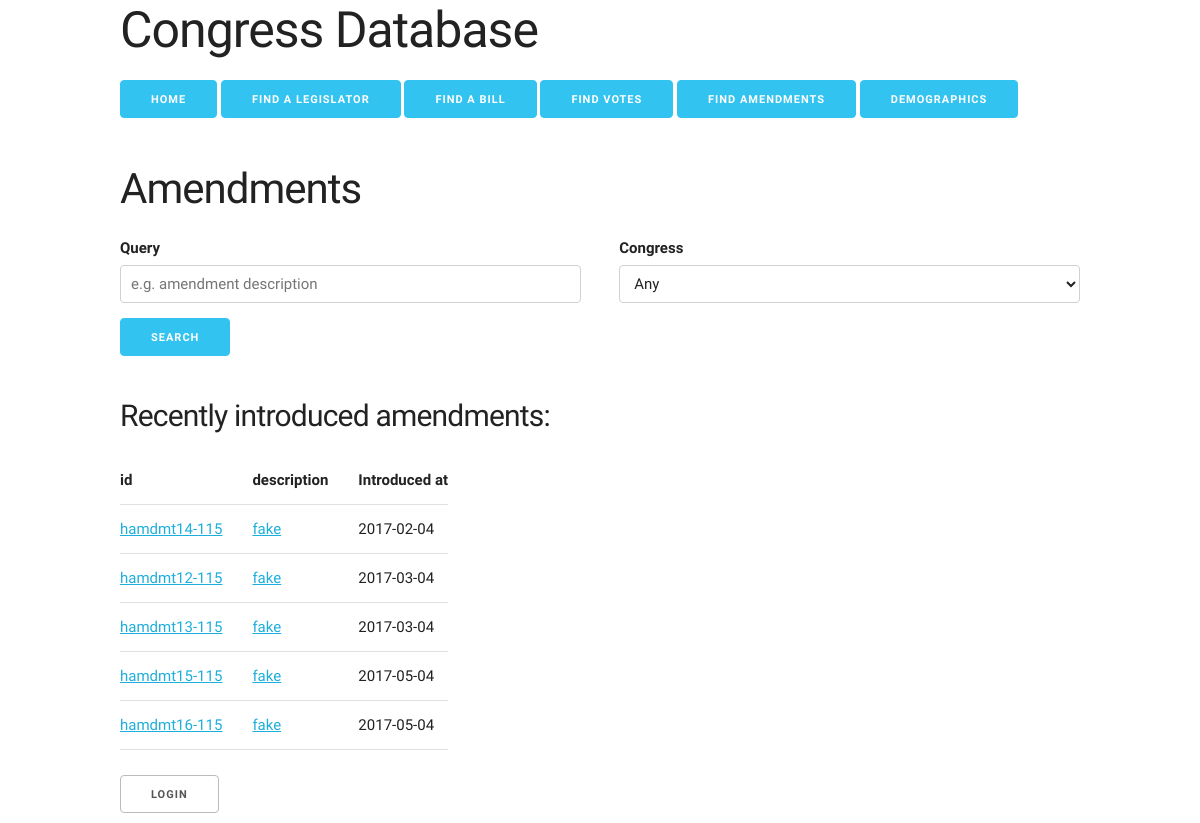
Screenshot of /part4/congress_web/amendments.php with the database file from the repository.
### tables this page shows
CREATE TABLE  `Amendment` (
  `id` VARCHAR(45) NOT NULL,
  `description` TEXT NULL,
  `purpose` TEXT NULL,
  `status` VARCHAR(45) NULL,
  `introduced_at` DATE NULL,
  `status_at` DATE NULL,
  `type` VARCHAR(45) NOT NULL,
  `Bill_id` VARCHAR(45) NULL,
  `Amendment_id` VARCHAR(45) NOT NULL,
  `congress` INT NOT NULL,
  `number` INT NOT NULL,
  PRIMARY KEY (`id`),
  INDEX `fk_Amendment_Bill1_idx` (`Bill_id` ASC),
  INDEX `fk_Amendment_Congress1_idx` (`congress` ASC),
  CONSTRAINT `fk_Amendment_Bill1`
    FOREIGN KEY (`Bill_id`)
    REFERENCES `Bill` (`id`)
    ON DELETE NO ACTION
    ON UPDATE NO ACTION,
  CONSTRAINT `fk_Amendment_Congress1`
    FOREIGN KEY (`congress`)
    REFERENCES `Congress` (`id`)
    ON DELETE NO ACTION
    ON UPDATE NO ACTION);

### part4/congress_web/amendments.php (the view, shortened to what this page needs)
<?php
$Title = "Amendments";
include('header.php'); ?>
<?php include('searchbaramendment.php'); ?>
<div class="row">
    <div class="twelve columns">
<?php
$limit = 20;
$sql =<<<EOQ
select id, description, purpose, introduced_at FROM Amendment ORDER BY introduced_at limit $limit;
EOQ;
$r = $db->query($sql);
$columnname = array('id', 'description', 'Introduced at');
?>
        <h4>Recently introduced amendments:</h4>
        <table>
            <thead>
                <tr>
                <?php for ($i=0; $i<3; $i++) { ?>
                    <th>
                        <?= $columnname[$i]; ?>
                    </th>
                <?php }  ?>
                </tr>
            </thead>
            <tbody>
            <?php while ($row = $r->fetch_array()) { ?>
                <tr>
                <?php for ($i=0; $i<2; $i++) { ?>
                   <td><a href="amendment.php?id=<?= urlencode($row[0]) ?>"><?= $row[$i] ? $row[$i] : $row[$i+1]; ?></td>
                <?php } ?>
                   <td><?= htmlspecialchars($row[3]) ?></td>
                </tr>
            <?php }  ?>
            </tbody>
        </table>
    </div>
<?php include('footer.php'); ?>

### part4/congress_web/header.php (shortened to what this page needs)
<!DOCTYPE html>
<html lang="en">
<head>
    <link rel="stylesheet" href="css/normalize.css">
    <link rel="stylesheet" href="css/skeleton.css">
    <link rel="stylesheet" href="css/custom.css">
</head>
<body>
<div class="container">
    <div class="row">
        <div class="twelve columns">
            <h1>Congress Database</h1>
            <ul class="navbar">
                <li><a class="button button-primary" href="index.php">Home</a></li>
                <li><a class="button button-primary" href="legislators.php">Find a Legislator</a></li>
                <li><a class="button button-primary" href="bills.php">Find a bill</a></li>
                <li><a class="button button-primary" href="votes.php">Find Votes</a></li>
                <li><a class="button button-primary" href="amendments.php">Find Amendments</a></li>
                <li><a class="button button-primary" href="demographics.php">Demographics</a></li>
            </ul>
            <?php if (isset($Title)) {
                echo "<h2>$Title</h2>";
            }
            ?>
        </div>
    </div>

### part4/congress_web/searchbaramendment.php (shortened to what this page needs)
<div class "row">
    <div class="twelve columns">
        <form action="searchamendment.php" method="get">
            <div class="row">
            <div class="six columns">
                <label for="query">Query</label>
                <input class="u-full-width" type="text" placeholder="e.g. amendment description" name="query">
            </div>
            <div class="six columns">
                <label for="congress">Congress</label>
                <select class="u-full-width" name="congress">
                <option value="any">Any</option>
            </select>
            </div>
            </div>
            <input class="button-primary" type="submit" value="Search">
        </form>
    </div>
</div>

### part4/congress_web/footer.php (shortened to what this page needs)
<div class="row">
    <div class="twelve columns">
        <a class="button" href="login.php" title="">Login</a>
    </div>
</div>
</div>
</body>
</html>

### part4/congress_web/css/skeleton.css (style rules this page uses)
.container { position: relative; width: 100%; max-width: 960px; margin: 0 auto; padding: 0 20px; box-sizing: border-box; }
.column, .columns { width: 100%; float: left; box-sizing: border-box; }
@media (min-width: 400px) { .container { width: 85%; padding: 0; } }
@media (min-width: 550px) { .container { width: 80%; } }
@media (min-width: 550px) { .column, .columns { margin-left: 4%; } }
@media (min-width: 550px) { .column:first-child, .columns:first-child { margin-left: 0; } }
@media (min-width: 550px) { .six.columns { width: 48%; } }
@media (min-width: 550px) { .twelve.columns { width: 100%; margin-left: 0; } }
html { font-size: 62.5%; }
body { font-size: 1.5em; line-height: 1.6; font-weight: 400; font-family: "Raleway", "HelveticaNeue", "Helvetica Neue", Helvetica, Arial, sans-serif; color: #222; }
h1, h2, h3, h4, h5, h6 { margin-top: 0; margin-bottom: 2rem; font-weight: 300; }
h1 { font-size: 4.0rem; line-height: 1.2; letter-spacing: -.1rem; }
h2 { font-size: 3.6rem; line-height: 1.25; letter-spacing: -.1rem; }
h4 { font-size: 2.4rem; line-height: 1.35; letter-spacing: -.08rem; }
@media (min-width: 550px) { h1 { font-size: 5.0rem; } }
@media (min-width: 550px) { h2 { font-size: 4.2rem; } }
@media (min-width: 550px) { h4 { font-size: 3.0rem; } }
a { color: #1EAEDB; }
.button, button, input[type="submit"], input[type="reset"], input[type="button"] { display: inline-block; height: 38px; padding: 0 30px; color: #555; text-align: center; font-size: 11px; font-weight: 600; line-height: 38px; letter-spacing: .1rem; text-transform: uppercase; text-decoration: none; white-space: nowrap; background-color: transparent; border-radius: 4px; border: 1px solid #bbb; cursor: pointer; box-sizing: border-box; }
.button.button-primary, button.button-primary, input[type="submit"].button-primary, input[type="reset"].button-primary, input[type="button"].button-primary { color: #FFF; background-color: #33C3F0; border-color: #33C3F0; }
input[type="email"], input[type="number"], input[type="search"], input[type="text"], input[type="tel"], input[type="url"], input[type="password"], textarea, select { height: 38px; padding: 6px 10px; background-color: #fff; border: 1px solid #D1D1D1; border-radius: 4px; box-shadow: none; box-sizing: border-box; }
input[type="email"], input[type="number"], input[type="search"], input[type="text"], input[type="tel"], input[type="url"], input[type="password"], textarea { -webkit-appearance: none; -moz-appearance: none; appearance: none; }
label, legend { display: block; margin-bottom: .5rem; font-weight: 600; }
ul { list-style: circle inside; }
ol, ul { padding-left: 0; margin-top: 0; }
li { margin-bottom: 1rem; }
th, td { padding: 12px 15px; text-align: left; border-bottom: 1px solid #E1E1E1; }
th:first-child, td:first-child { padding-left: 0; }
th:last-child, td:last-child { padding-right: 0; }
button, .button { margin-bottom: 1rem; }
input, textarea, select, fieldset { margin-bottom: 1.5rem; }
pre, blockquote, dl, figure, table, p, ul, ol, form { margin-bottom: 2.5rem; }
.u-full-width { width: 100%; box-sizing: border-box; }
.container:after, .row:after, .u-cf { content: ""; display: table; clear: both; }

### part4/congress_web/css/custom.css (style rules this page uses)
.navbar li { display: inline-block; list-style-type: none; }

### rows the page displays
amendment: id "hamdmt14-115", description "fake", introduced_at "2017-02-04"
amendment: id "hamdmt12-115", description "fake", introduced_at "2017-03-04"
amendment: id "hamdmt13-115", description "fake", introduced_at "2017-03-04"
amendment: id "hamdmt15-115", description "fake", introduced_at "2017-05-04"
amendment: id "hamdmt16-115", description "fake", introduced_at "2017-05-04"

### other values shown
$Title "Amendments"
$columnname[$i] "id"
$columnname[$i] "description"
$columnname[$i] "Introduced at"
